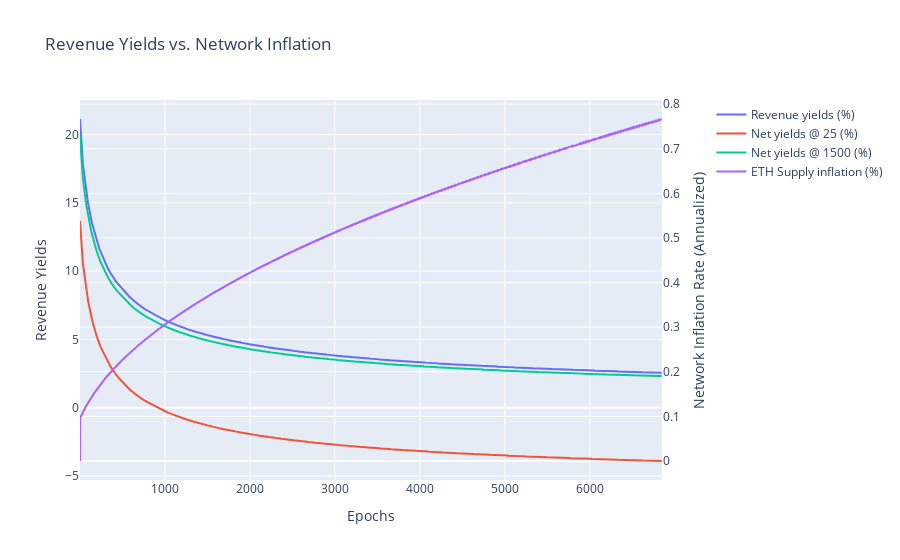

Write notebook code for a chart like this one.
### Code cell
# Create figure with secondary y-axis
fig = make_subplots(specs=[[{"secondary_y": True}]])

df_subset_0 = df.query("subset == 0")
df_subset_1 = df.query("subset == 1")

# Add traces
fig.add_trace(
    go.Scatter(x=df_subset_0.timestep, y=df_subset_0.total_revenue_yields_pct, name="Revenue yields (%)"),
    secondary_y=False,
)

fig.add_trace(
    go.Scatter(x=df_subset_0.timestep, y=df_subset_0.total_profit_yields_pct, name="Net yields @ 25 (%)"),
    secondary_y=False,
)

fig.add_trace(
    go.Scatter(x=df_subset_1.timestep, y=df_subset_1.total_profit_yields_pct, name="Net yields @ 1500 (%)"),
    secondary_y=False,
)

fig.add_trace(
    go.Scatter(x=df_subset_0.timestep, y=df_subset_0.supply_inflation_pct, name="ETH Supply inflation (%)"),
    secondary_y=True,
)

# Add figure title
fig.update_layout(
    title_text="Revenue Yields vs. Network Inflation"
)

# Set x-axis title
fig.update_xaxes(title_text="Epochs")

# Set y-axes titles
fig.update_yaxes(title_text="Revenue Yields", secondary_y=False)
fig.update_yaxes(title_text="Network Inflation Rate (Annualized)", secondary_y=True)

fig.show()

### Figure 1 — Plotly figure (JSON) as saved in the notebook; plotly's stock layout.template omitted (floating-point values rounded to 4 significant figures; data arrays with more than 128 entries replaced by an {"elided": "..."} marker saying what was removed)
{"data": [{"name": "Revenue yields (%)", "type": "scatter", "x": {"elided": "6848 int values"}, "xaxis": "x", "y": {"elided": "6848 float values"}, "yaxis": "y"}, {"name": "Net yields @ 25 (%)", "type": "scatter", "x": {"elided": "6848 int values"}, "xaxis": "x", "y": {"elided": "6848 float values"}, "yaxis": "y"}, {"name": "Net yields @ 1500 (%)", "type": "scatter", "x": {"elided": "6848 int values"}, "xaxis": "x", "y": {"elided": "6848 float values"}, "yaxis": "y"}, {"name": "ETH Supply inflation (%)", "type": "scatter", "x": {"elided": "6848 int values"}, "xaxis": "x", "y": {"elided": "6848 float values"}, "yaxis": "y2"}], "layout": {"autosize": true, "title": {"text": "Revenue Yields vs. Network Inflation"}, "xaxis": {"anchor": "y", "autorange": true, "domain": [0, 0.94], "range": [1, 6848], "title": {"text": "Epochs"}, "type": "linear"}, "yaxis": {"anchor": "x", "autorange": true, "domain": [0, 1], "range": [-5.294, 22.53], "title": {"text": "Revenue Yields"}, "type": "linear"}, "yaxis2": {"anchor": "x", "autorange": true, "overlaying": "y", "range": [-0.04263, 0.8093], "side": "right", "title": {"text": "Network Inflation Rate (Annualized)"}, "type": "linear"}}}
